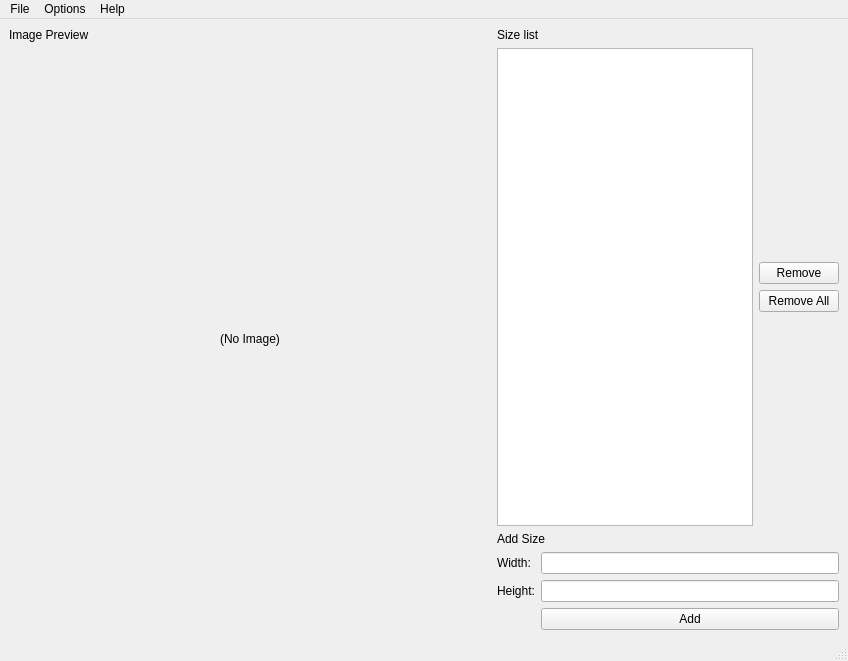
<?xml version="1.0" encoding="UTF-8"?>
<ui version="4.0">
 <class>MainWindow</class>
 <widget class="QMainWindow" name="MainWindow">
  <property name="geometry">
   <rect>
    <x>0</x>
    <y>0</y>
    <width>848</width>
    <height>661</height>
   </rect>
  </property>
  <property name="windowTitle">
   <string>Image Scaler</string>
  </property>
  <widget class="QWidget" name="centralwidget">
   <layout class="QGridLayout" name="gridLayout_2">
    <item row="3" column="1" colspan="2">
     <layout class="QFormLayout" name="formLayout">
      <item row="0" column="0">
       <widget class="QLabel" name="label_4">
        <property name="text">
         <string>Width:</string>
        </property>
       </widget>
      </item>
      <item row="0" column="1">
       <widget class="QLineEdit" name="lineEditWidth"/>
      </item>
      <item row="1" column="0">
       <widget class="QLabel" name="label_5">
        <property name="text">
         <string>Height:</string>
        </property>
       </widget>
      </item>
      <item row="1" column="1">
       <widget class="QLineEdit" name="lineEditHeight"/>
      </item>
      <item row="2" column="1">
       <widget class="QPushButton" name="buttonAdd">
        <property name="text">
         <string>Add</string>
        </property>
       </widget>
      </item>
     </layout>
    </item>
    <item row="2" column="1" colspan="2">
     <widget class="QLabel" name="label_3">
      <property name="sizePolicy">
       <sizepolicy hsizetype="Preferred" vsizetype="Preferred">
        <horstretch>0</horstretch>
        <verstretch>0</verstretch>
       </sizepolicy>
      </property>
      <property name="text">
       <string>Add Size</string>
      </property>
     </widget>
    </item>
    <item row="0" column="0">
     <widget class="QLabel" name="label">
      <property name="text">
       <string>Image Preview</string>
      </property>
     </widget>
    </item>
    <item row="0" column="1">
     <widget class="QLabel" name="label_2">
      <property name="text">
       <string>Size list</string>
      </property>
     </widget>
    </item>
    <item row="1" column="1">
     <widget class="QListWidget" name="listWidget">
      <property name="sizePolicy">
       <sizepolicy hsizetype="Expanding" vsizetype="Expanding">
        <horstretch>0</horstretch>
        <verstretch>1</verstretch>
       </sizepolicy>
      </property>
     </widget>
    </item>
    <item row="1" column="2">
     <layout class="QVBoxLayout" name="verticalLayout">
      <item>
       <spacer name="verticalSpacer">
        <property name="orientation">
         <enum>Qt::Vertical</enum>
        </property>
        <property name="sizeHint" stdset="0">
         <size>
          <width>20</width>
          <height>40</height>
         </size>
        </property>
       </spacer>
      </item>
      <item>
       <widget class="QPushButton" name="buttonRemove">
        <property name="text">
         <string>Remove</string>
        </property>
       </widget>
      </item>
      <item>
       <widget class="QPushButton" name="buttonRemoveAll">
        <property name="text">
         <string>Remove All</string>
        </property>
       </widget>
      </item>
      <item>
       <spacer name="verticalSpacer_2">
        <property name="orientation">
         <enum>Qt::Vertical</enum>
        </property>
        <property name="sizeHint" stdset="0">
         <size>
          <width>20</width>
          <height>40</height>
         </size>
        </property>
       </spacer>
      </item>
     </layout>
    </item>
    <item row="1" column="0" rowspan="3">
     <widget class="QLabel" name="imageLabel">
      <property name="sizePolicy">
       <sizepolicy hsizetype="Preferred" vsizetype="Preferred">
        <horstretch>1</horstretch>
        <verstretch>0</verstretch>
       </sizepolicy>
      </property>
      <property name="maximumSize">
       <size>
        <width>512</width>
        <height>512</height>
       </size>
      </property>
      <property name="text">
       <string>(No Image)</string>
      </property>
      <property name="scaledContents">
       <bool>true</bool>
      </property>
      <property name="alignment">
       <set>Qt::AlignCenter</set>
      </property>
     </widget>
    </item>
   </layout>
  </widget>
  <widget class="QMenuBar" name="menubar">
   <property name="geometry">
    <rect>
     <x>0</x>
     <y>0</y>
     <width>848</width>
     <height>21</height>
    </rect>
   </property>
   <widget class="QMenu" name="menuFile">
    <property name="title">
     <string>File</string>
    </property>
    <addaction name="actionOpen"/>
    <addaction name="actionLoad_from_Clipboard"/>
    <addaction name="actionSave_to"/>
    <addaction name="actionExit"/>
   </widget>
   <widget class="QMenu" name="menuOptions">
    <property name="title">
     <string>Options</string>
    </property>
    <widget class="QMenu" name="menuCommon_size_lists">
     <property name="title">
      <string>Common Size Lists</string>
     </property>
     <addaction name="actionWindows_Standard_Icons"/>
     <addaction name="actionApple_iOS_AppIcon"/>
    </widget>
    <addaction name="menuCommon_size_lists"/>
   </widget>
   <widget class="QMenu" name="menuHelp">
    <property name="title">
     <string>Help</string>
    </property>
    <addaction name="actionAbout"/>
    <addaction name="actionAbout_Qt"/>
   </widget>
   <addaction name="menuFile"/>
   <addaction name="menuOptions"/>
   <addaction name="menuHelp"/>
  </widget>
  <widget class="QStatusBar" name="statusbar"/>
  <action name="actionOpen">
   <property name="text">
    <string>Open...</string>
   </property>
   <property name="shortcut">
    <string>Ctrl+O</string>
   </property>
  </action>
  <action name="actionSave_to">
   <property name="text">
    <string>Save to...</string>
   </property>
   <property name="shortcut">
    <string>Ctrl+S</string>
   </property>
  </action>
  <action name="actionWindows_Standard_Icons">
   <property name="text">
    <string>Windows Standard Icons</string>
   </property>
  </action>
  <action name="actionApple_iOS_AppIcon">
   <property name="text">
    <string>Apple iOS AppIcon</string>
   </property>
  </action>
  <action name="actionExit">
   <property name="text">
    <string>Exit</string>
   </property>
   <property name="shortcut">
    <string>Ctrl+Q</string>
   </property>
  </action>
  <action name="actionLoad_from_Clipboard">
   <property name="text">
    <string>Load from Clipboard</string>
   </property>
   <property name="shortcut">
    <string>Ctrl+Shift+V</string>
   </property>
  </action>
  <action name="actionAbout">
   <property name="text">
    <string>About...</string>
   </property>
  </action>
  <action name="actionAbout_Qt">
   <property name="text">
    <string>About Qt...</string>
   </property>
  </action>
 </widget>
 <resources/>
 <connections/>
</ui>
